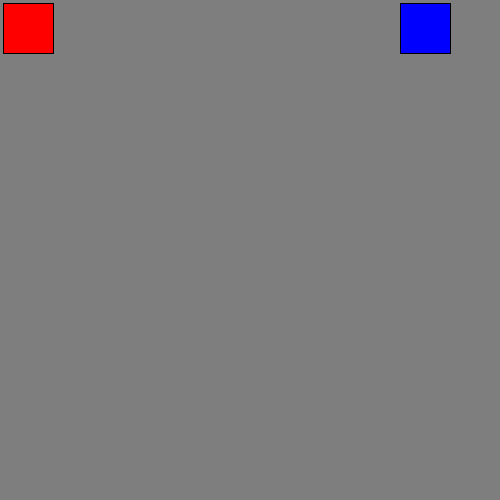
Frame 1 (no input)
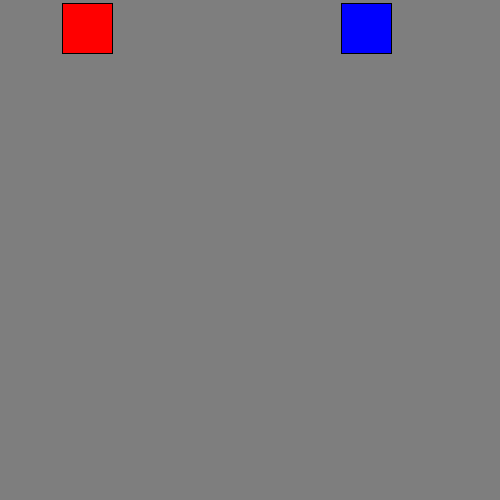
Frame 60 (the mouse pressed at the canvas centre just before this capture)
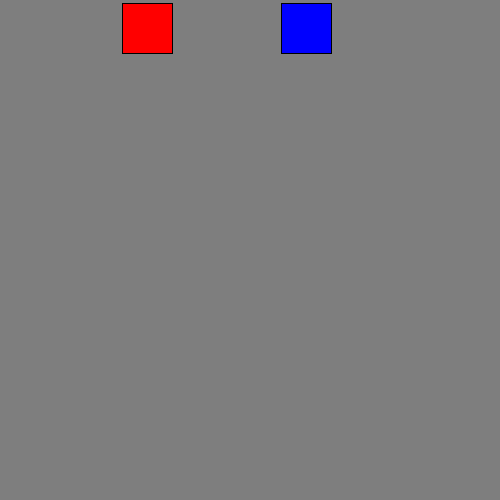
Frame 120 (the mouse held since frame 60 and released just before this capture)

The Processing sketch that drew these frames (run headless with seeded random() and noise(); from frame 60 on, the mouse is pressed at the canvas centre):

// Processing sketch: NVProgramBox
// ── NVProgramBox.pde
int speedx = -1;
int speedy = 0;
float Y = height/30;
float X = width*4;

int speedX = 1;
int speedY = 0;
float y = height/30;
float x = width/30;

void setup()
{
  size(500,500);
}

void draw() 
{
  background(126);
  stroke(0);
  fill(255,0,0);
  rect(x,y,50,50);
  x = x + speedX;
  y = y + speedY;
  if (x > width/1.12)
  {
    speedX = 0;
    speedY = +1;
  }
  if (y > height/1.12)
    {
      speedX = -1;
      speedY = 0;
    }
  if (x < width/130)
    {
      speedX = 0;
      speedY = -1;
    }
  if (y < height/130)
    {
      speedX = +1;
      speedY = 0;
    }
   if (x > width/1.12 && y < height/130)
   {
     speedX = 0;
     speedY = +1;
   }
   
  fill(0,0,255);
  rect(X,Y,50,50);
  X = X + speedx;
  Y = Y + speedy;
  if (X < width/130)
  {
    speedx = 0;
    speedy = +1;
  }
  if (Y > height/1.12)
  {
    speedx = +1;
    speedy = 0;
  }
  if (X > width/1.12)
  {
    speedx = 0;
    speedy = -1;
  }
  if (Y < height/130)
  {
    speedx = -1;
    speedy = 0;
  }
  if (Y < height/1.12 && X < width/130)
  {
    speedx = 0;
    speedy = +1;
  }
}
